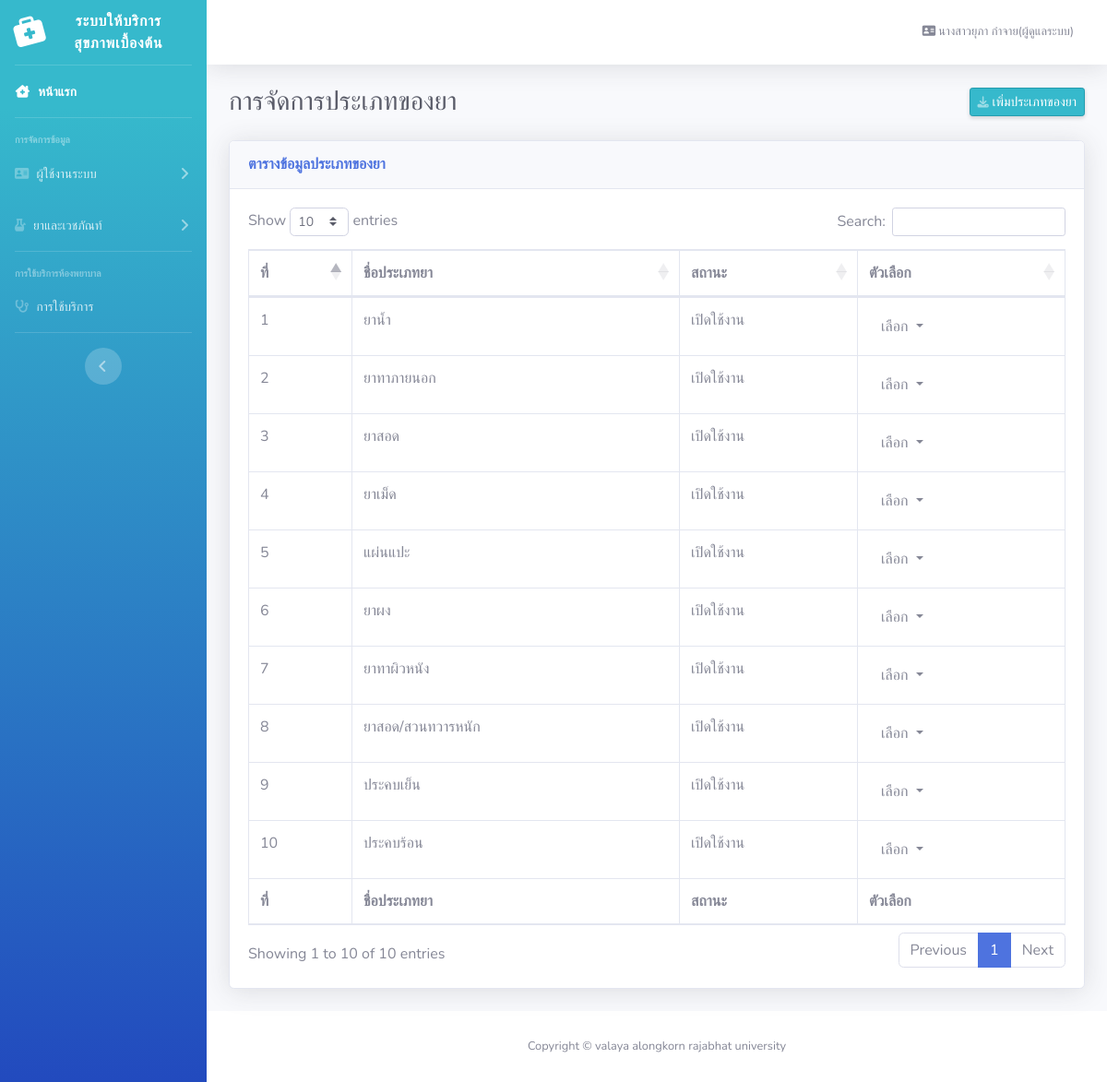
The page /categories_manage.php (signed in) on the database its author committed.
### tables this page shows
CREATE TABLE `user` (
  `user_id` int(11) NOT NULL COMMENT 'รหัสผู้ใช้',
  `user_namel` varchar(100) NOT NULL COMMENT 'ชื่อสกุล',
  `fac_id` int(11) NOT NULL COMMENT 'คณะ',
  `tel` varchar(11) NOT NULL COMMENT 'เบอร์โทร\r\n',
  `username` varchar(255) NOT NULL COMMENT 'ชื่อผู้ใช้',
  `password` varchar(255) NOT NULL COMMENT 'รหัสผ่าน',
  `active` int(11) NOT NULL DEFAULT 0 COMMENT 'การเปิดใช้งาน',
  `status` int(11) NOT NULL DEFAULT 0 COMMENT 'การลบ\r\n',
  `Ulevel` int(3) NOT NULL COMMENT 'ประเภทการเข้าถึงUI',
  `cata` int(20) NOT NULL COMMENT 'ประเภทผู้ใช้',
  `druga` varchar(255) NOT NULL COMMENT 'การแพ้ยา'
);

CREATE TABLE `categories` (
  `categories_id` int(11) NOT NULL,
  `categories_name` varchar(255) NOT NULL,
  `categories_active` int(11) NOT NULL DEFAULT 0,
  `categories_status` int(11) NOT NULL DEFAULT 0
);

### categories_manage.php (the view, shortened to what this page needs)
<?php
require_once 'db_connect.php';
    if($_SESSION['Ulevel'] == '1'){
        $user_id = $_SESSION['user_id'];
        $sql = "SELECT user.user_id, user.user_namel, user.fac_id,
        user.tel, user.username, user.password, user.active, user.status,
        user.Ulevel, user.cata, user.druga, fac.fac_name FROM user
        INNER JOIN fac ON user.fac_id = fac.fac_id WHERE user_id = {$user_id} ";
        $query = $connect->query($sql);
        $result = $query->fetch_assoc();
?>
<!DOCTYPE html>
<html lang="en">
<head>
    <link href="vendor/fontawesome-free/css/all.min.css" rel="stylesheet" type="text/css">
    <link href="css/sb-admin-2.min.css" rel="stylesheet">
    <link href="vendor/datatables/dataTables.bootstrap4.min.css" rel="stylesheet">
</head>
<body id="page-top">
    <div id="wrapper">
        <ul class="navbar-nav bg-gradient-primary sidebar sidebar-dark accordion" id="accordionSidebar">
            <a class="sidebar-brand d-flex align-items-center justify-content-center" href="index.php">
                <div class="sidebar-brand-icon rotate-n-15">
                     <i class="fas fa-briefcase-medical"></i>
                </div>
                <div class="sidebar-brand-text mx-3">ระบบให้บริการสุขภาพเบื้องต้น </div>
            </a>
            <hr class="sidebar-divider my-0">
            <li class="nav-item active">
                <a class="nav-link" href="index.php">
                    <i class="fas fa-fw fa-clinic-medical"></i>
                    <span>หน้าแรก</span></a>
            </li>
            <hr class="sidebar-divider">
            <div class="sidebar-heading">
                การจัดการข้อมูล
            </div>
            <li class="nav-item">
                <a class="nav-link collapsed" href="#" data-toggle="collapse" data-target="#collapseTwo"
                    aria-expanded="true" aria-controls="collapseTwo">
                    <i class="fas fa-address-card"></i>
                    <span>ผู้ใช้งานระบบ</span>
                </a>
            </li>
            <li class="nav-item">
                <a class="nav-link collapsed" href="#" data-toggle="collapse" data-target="#collapseUtilities"
                    aria-expanded="true" aria-controls="collapseUtilities">
                    <i class="fas fa-bong"></i>
                    <span>ยาและเวชภัณท์</span>
                </a>
            </li>
            <hr class="sidebar-divider">
            <div class="sidebar-heading">
               การใช้บริการห้องพยาบาล
            </div>
            <li class="nav-item">
                <a class="nav-link" href="tables.php">
                     <i class="fas fa-2x fa-stethoscope"></i>
                    <span>การใช้บริการ</span></a>
            </li>
            <hr class="sidebar-divider d-none d-md-block">
            <div class="text-center d-none d-md-inline">
                <button class="rounded-circle border-0" id="sidebarToggle"></button>
            </div>
        </ul>
        <div id="content-wrapper" class="d-flex flex-column">
            <div id="content">
                <nav class="navbar navbar-expand navbar-light bg-white topbar mb-4 static-top shadow">
                    <ul class="navbar-nav ml-auto">
                        <li class="nav-item dropdown no-arrow">
                            <a class="nav-link dropdown-toggle" href="#" id="userDropdown" role="button"
                                data-toggle="dropdown" aria-haspopup="true" aria-expanded="false">
                                <span class="mr-2 d-none d-lg-inline text-gray-600 small"><i class="fas fa-address-card"></i> <?php echo  $result['user_namel']."(ผู้ดูแลระบบ)"; ?> </span>
                            </a>
                        </li>
                    </ul>
                </nav>
                <div class="container-fluid">
                    <div class="d-sm-flex align-items-center justify-content-between mb-4">
                        <h1 class="h3 mb-0 text-gray-800">การจัดการประเภทของยา</h1>
                        <a href="#" class="d-none d-sm-inline-block btn btn-sm btn-primary shadow-sm" href="#" data-toggle="modal" data-target="#adduserModal"> เพิ่มประเภทของยา </a>
                    </div>
                    <div class="card shadow mb-4">
                        <div class="card-header py-3">
                            <h6 class="m-0 font-weight-bold text-primary">ตารางข้อมูลประเภทของยา</h6>
                        </div>
                        <div class="card-body">
                            <div class="table-responsive">
                                <table class="table table-bordered" id="dataTable" width="100%" cellspacing="0">
                                    <thead>
                                        <tr>
                                            <th>ที่</th>
                                            <th>ชื่อประเภทยา</th>
                                            <th>สถานะ</th>
                                            <th>ตัวเลือก</th>
                                        </tr>
                                    </thead>
                                    <tfoot>
                                        <tr>
                                            <th>ที่</th>
                                            <th>ชื่อประเภทยา</th>
                                            <th>สถานะ</th>
                                            <th>ตัวเลือก</th>
                                        </tr>
                                    </tfoot>
                                    <tbody>
                                    <?php $sqlr = "SELECT * FROM `categories` WHERE categories_status = 1 " ;
                                        $resulto = $connect->query($sqlr);
                                        $x = 1;
                                        while($row = $resulto->fetch_array()) {
                                        ?>
                                        <tr>
                                        <td> <?php echo $x++; ?></td>
                                            <td><?php echo $row['categories_name']; ?></td>
                                            <td><?php  $active = "";
                                                        if($row['categories_active'] == 1) {
                                                            $active = "<label class='label label-success'>เปิดใช้งาน</label>";
                                                        } else {
                                                            $active = "<label class='label label-danger'>ปิดใช้งาน</label>";
                                                        } echo $active; ?></td>
                                            <td><div class="btn-group">
                                                <button type="button" class="btn btn-default dropdown-toggle" data-toggle="dropdown" aria-haspopup="true" aria-expanded="false">
                                                    เลือก <span class="caret"></span>
                                                </button>
                                                </div></td>
                                        </tr>
                                        <?php } ?>
                                    </tbody>
                                </table>
                            </div>
                        </div>
                    </div>
                </div>
            </div>
            <footer class="sticky-footer bg-white">
                <div class="container my-auto">
                    <div class="copyright text-center my-auto">
                        <span>Copyright &copy; valaya alongkorn rajabhat university</span>
                    </div>
                </div>
            </footer>
        </div>
    </div>
</body>
</html>
<?php } ?>

### rows shown on the page
user: user_namel "นางสาวยุภา กำจาย"
categories: categories_name "ยาน้ำ", categories_active "เปิดใช้งาน"
categories: categories_name "ยาทาภายนอก", categories_active "เปิดใช้งาน"
categories: categories_name "ยาสอด", categories_active "เปิดใช้งาน"
categories: categories_name "ยาเม็ด", categories_active "เปิดใช้งาน"
categories: categories_name "แผ่นแปะ", categories_active "เปิดใช้งาน"
categories: categories_name "ยาผง", categories_active "เปิดใช้งาน"
categories: categories_name "ยาทาผิวหนัง", categories_active "เปิดใช้งาน"
categories: categories_name "ยาสอด/สวนทวารหนัก", categories_active "เปิดใช้งาน"
categories: categories_name "ประคบเย็น", categories_active "เปิดใช้งาน"
categories: categories_name "ประคบร้อน", categories_active "เปิดใช้งาน"
